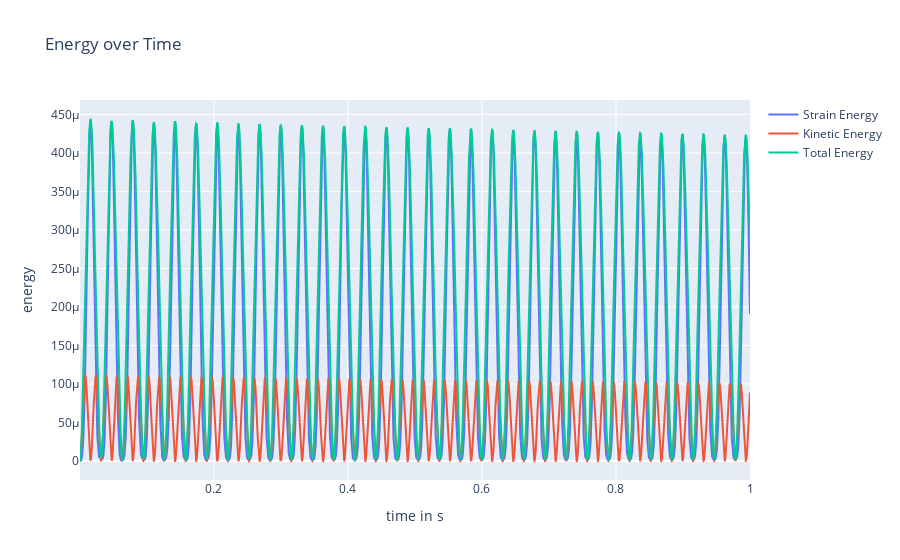

The cell this chart's notebook holds for it:
### Code cell
fig = go.Figure()
fig.add_trace(go.Scatter(
    x=x_t[:,0], y=x_t[:,2],
    mode='lines',
    name='Strain Energy'
    ))
fig.add_trace(go.Scatter(
    x=x_t[:,0], y=x_t[:,3],
    mode='lines',
    name='Kinetic Energy'
    ))
fig.add_trace(go.Scatter(
    x=x_t[:,0], y=x_t[:,2]+x_t[:,3],
    mode='lines',
    name='Total Energy'
    ))
fig.update_layout(
    title='Energy over Time',
    xaxis_title='time in s',
    yaxis_title='energy'
    )
fig.show()

### Figure 1 — Plotly figure (JSON) as saved in the notebook; plotly's stock layout.template omitted (floating-point values rounded to 4 significant figures; data arrays with more than 128 entries replaced by an {"elided": "..."} marker saying what was removed)
{"data": [{"mode": "lines", "name": "Strain Energy", "type": "scatter", "x": {"elided": "10000 float values"}, "y": {"elided": "10000 float values"}}, {"mode": "lines", "name": "Kinetic Energy", "type": "scatter", "x": {"elided": "10000 float values"}, "y": {"elided": "10000 float values"}}, {"mode": "lines", "name": "Total Energy", "type": "scatter", "x": {"elided": "10000 float values"}, "y": {"elided": "10000 float values"}}], "layout": {"title": {"text": "Energy over Time"}, "xaxis": {"title": {"text": "time in s"}}, "yaxis": {"title": {"text": "energy"}}}}
